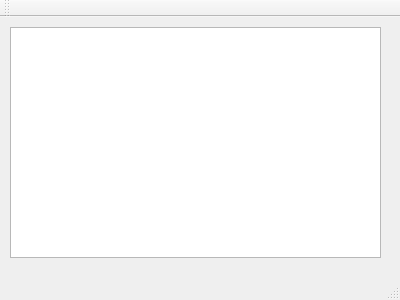
<?xml version="1.0" encoding="UTF-8"?>
<ui version="4.0">
 <class>MainWindow</class>
 <widget class="QMainWindow" name="MainWindow">
  <property name="geometry">
   <rect>
    <x>0</x>
    <y>0</y>
    <width>400</width>
    <height>300</height>
   </rect>
  </property>
  <property name="windowTitle">
   <string>MainWindow</string>
  </property>
  <widget class="QWidget" name="centralWidget">
   <widget class="QGraphicsView" name="graphicsView">
    <property name="geometry">
     <rect>
      <x>10</x>
      <y>10</y>
      <width>371</width>
      <height>231</height>
     </rect>
    </property>
   </widget>
  </widget>
  <widget class="QMenuBar" name="menuBar">
   <property name="geometry">
    <rect>
     <x>0</x>
     <y>0</y>
     <width>400</width>
     <height>21</height>
    </rect>
   </property>
  </widget>
  <widget class="QToolBar" name="mainToolBar">
   <attribute name="toolBarArea">
    <enum>TopToolBarArea</enum>
   </attribute>
   <attribute name="toolBarBreak">
    <bool>false</bool>
   </attribute>
  </widget>
  <widget class="QStatusBar" name="statusBar"/>
 </widget>
 <layoutdefault spacing="6" margin="11"/>
 <resources/>
 <connections/>
</ui>
